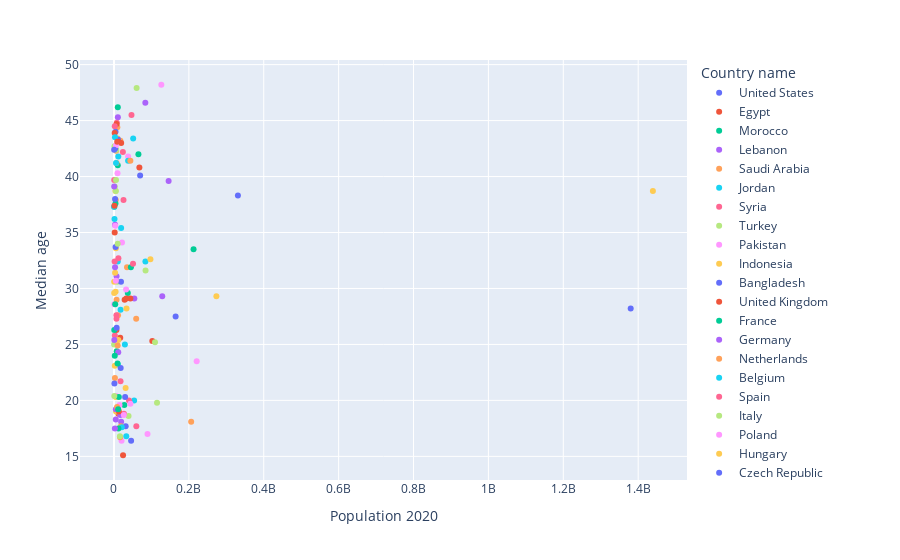

The notebook cell saved with this chart:
### Code cell
fig = px.scatter(df1, 
                 x='Population 2020', 
                 y='Median age',
                 color='Country name')

fig.show()
